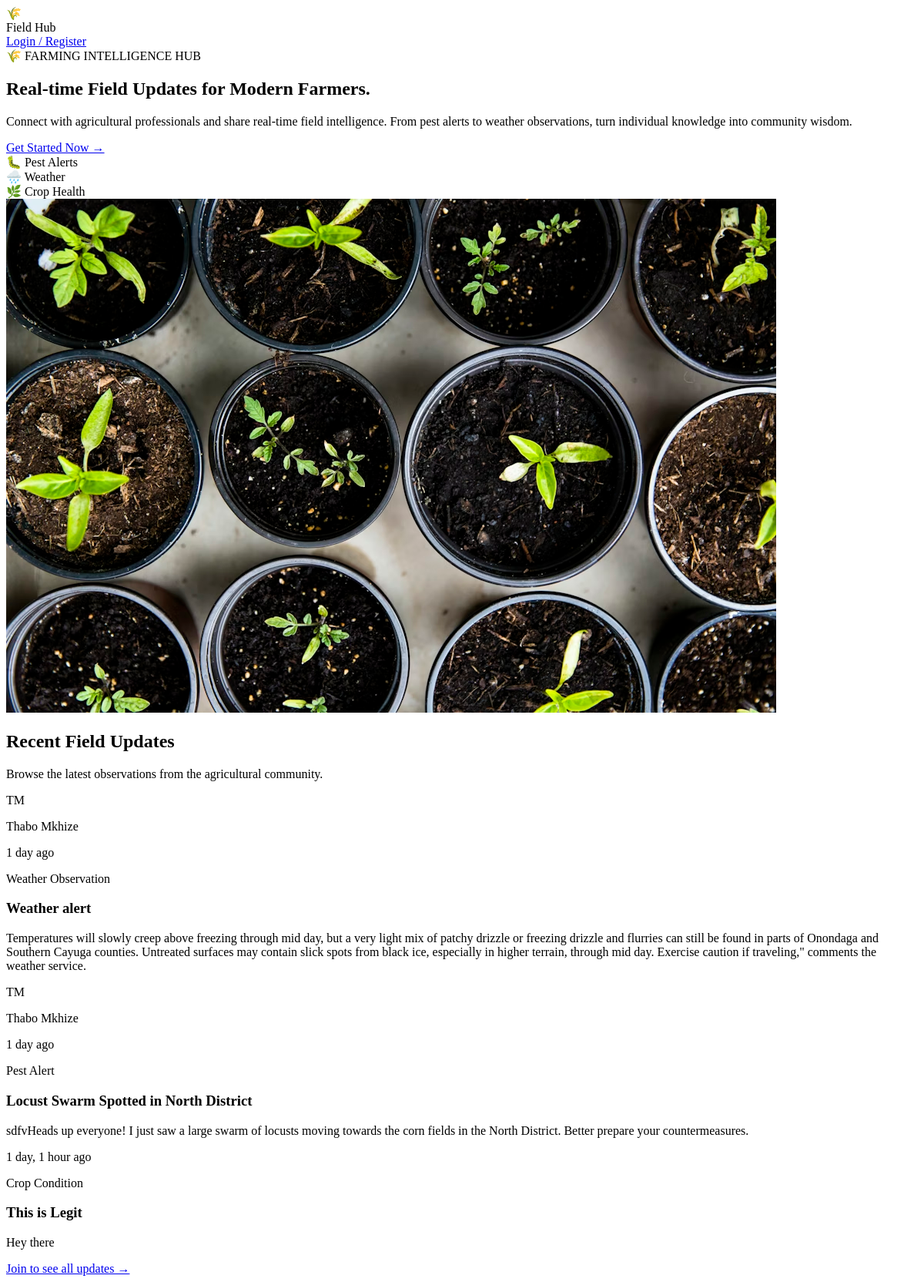
Before: / with the older database file.
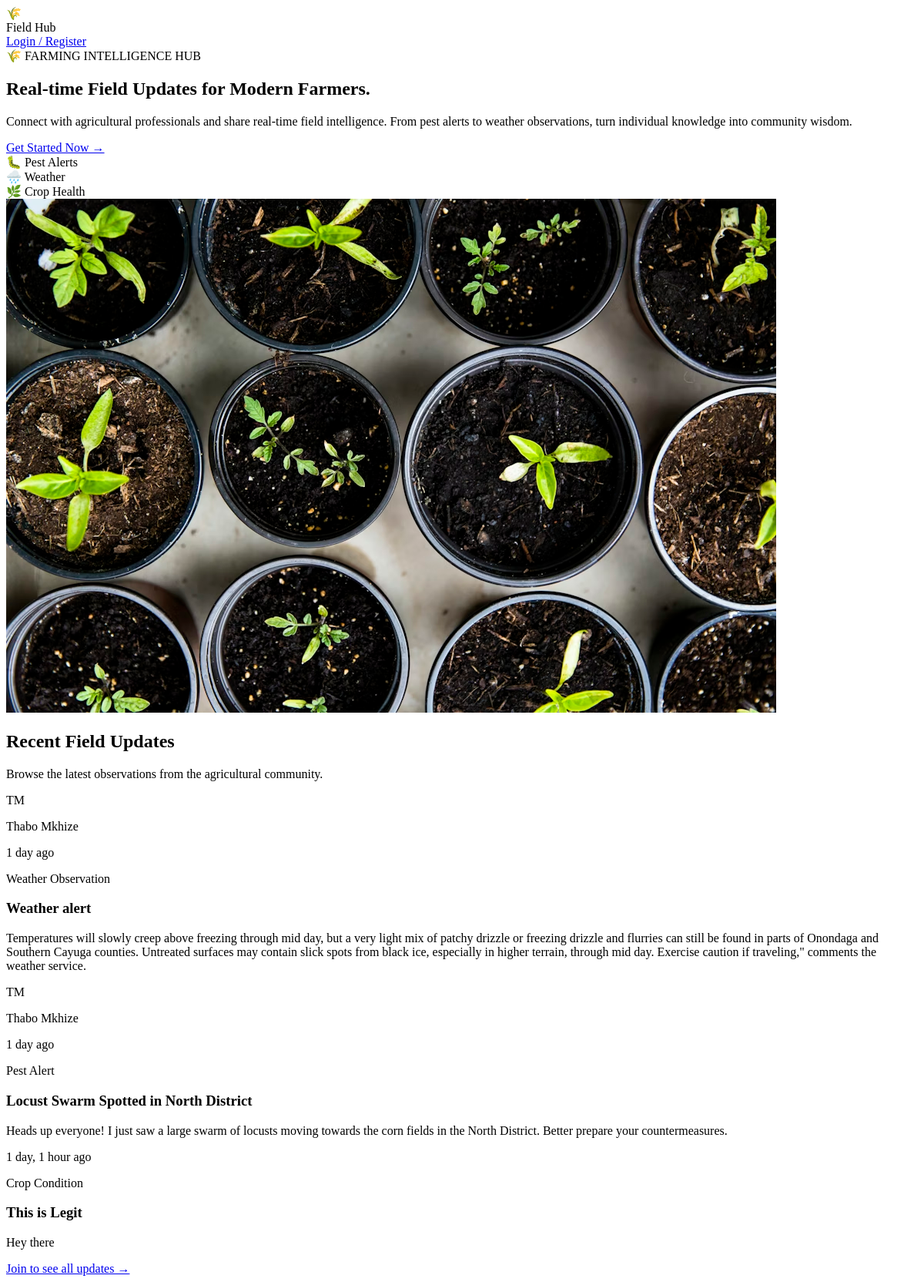
After: the same page with the newer database file.
### core/models.py (models this page shows, shortened)
class FieldUpdate(models.Model):
    CATEGORY_CHOICES = [
        ('pest_alert', 'Pest Alert'),
        ('weather', 'Weather Observation'),
        ('crop_condition', 'Crop Condition'),
        ('fertilizer', 'Fertilizer Tip'),
        ('general', 'General Insight'),
    ]
    author = models.ForeignKey(
        User,
        on_delete=models.CASCADE,
        related_name='field_updates'
    )
    title = models.CharField(max_length=200)
    message = models.TextField()
    category = models.CharField(
        max_length=20,
        choices=CATEGORY_CHOICES
    )
    image = models.ImageField(
        upload_to='post_images/',
        blank=True,
        null=True
    )
    created_at = models.DateTimeField(auto_now_add=True)

### core/views.py (the view)
# urls.py: path('', views.landing, name='landing'),
def landing(request):
    if request.user.is_authenticated:
        return redirect('feed')
    posts = FieldUpdate.objects.all().order_by('-created_at')[:3]
    return render(request, 'landing.html', {'posts': posts})

### core/templates/landing.html (shortened to what this page needs)
{% extends 'base_auth.html' %}
{% block content %}
<nav class="sticky top-0 z-50 bg-white/50 backdrop-blur-md border-b border-gray-200 px-8 py-4">
  <div class="max-w-6xl mx-auto flex items-center justify-between">
    <div class="flex items-center gap-2">
      <div class="w-8 h-8 bg-green-500 rounded-lg flex items-center justify-center text-white font-bold text-sm">🌾</div>
      <span class="font-bold text-gray-800">Field <span class="text-green-600">Hub</span></span>
    </div>
    <a href="{% url 'login' %}" class="px-5 py-2 bg-green-600 hover:bg-green-500 text-white text-sm font-semibold rounded-lg transition">
      Login / Register
    </a>
  </div>
</nav>
<section class="max-w-6xl mx-auto px-8 py-16 flex items-center gap-12">
  <div class="flex-1">
    <span class="inline-flex items-center gap-2 text-xs font-semibold text-green-700 bg-green-50 border border-green-200 px-3 py-1 rounded-full mb-6">
      🌾 FARMING INTELLIGENCE HUB
    </span>
    <h1 class="text-5xl font-black text-gray-900 leading-tight mb-4">
      Real-time <span class="text-green-600 italic">Field Updates</span> for Modern Farmers.
    </h1>
    <p class="text-gray-500 text-lg mb-8">
      Connect with agricultural professionals and share real-time field intelligence. From pest alerts to weather observations, turn individual knowledge into community wisdom.
    </p>
    <a href="{% url 'register' %}" class="inline-flex items-center gap-2 bg-green-600 hover:bg-green-500 text-white font-semibold px-6 py-3 rounded-lg transition">
      Get Started Now →
    </a>
    <div class="flex gap-8 mt-10">
      <div class="flex items-center gap-2 text-sm text-gray-600">🐛 <span>Pest Alerts</span></div>
      <div class="flex items-center gap-2 text-sm text-gray-600">🌧️ <span>Weather</span></div>
      <div class="flex items-center gap-2 text-sm text-gray-600">🌿 <span>Crop Health</span></div>
    </div>
  </div>
  <div class="flex-1 hidden md:block">
    <div class="flex-1 hidden md:block">
      <img src="{% load static %}{% static 'src/hero.jpg' %}"
        alt="Field" class="w-full h-96 object-cover rounded-2xl shadow-lg"/>
    </div>
  </div>
</section>
<section class="max-w-6xl mx-auto px-8 pb-16">
  <div class="text-center mb-6">
    <h2 class="text-2xl font-bold text-gray-800 mb-2">Recent Field Updates</h2>
    <p class="text-gray-500 text-sm">Browse the latest observations from the agricultural community.</p>
  </div>
  <div class="flex flex-col gap-4 max-w-2xl mx-auto">
    {% for post in posts %}
    <div class="bg-white border border-gray-200 rounded-xl p-5 shadow-sm">
      <div class="flex items-center justify-between mb-3">
        <div class="flex items-center gap-2">
          <div class="w-8 h-8 bg-green-600 rounded-full flex items-center justify-center text-white text-xs font-bold">
            {{ post.author.first_name|first|upper }}{{ post.author.last_name|first|upper }}
          </div>
          <div>
            <p class="text-sm font-semibold text-gray-800">{{ post.author.get_full_name }}</p>
            <p class="text-xs text-gray-400">{{ post.created_at|timesince }} ago</p>
          </div>
        </div>
        <span class="text-xs px-2 py-1 rounded-full bg-green-50 text-green-700 border border-green-200">
          {{ post.get_category_display }}
        </span>
      </div>
      <h3 class="font-bold text-green-700 mb-2">{{ post.title }}</h3>
      <p class="text-sm text-gray-500">{{ post.message }}</p>
    </div>
    {% endfor %}
  </div>
  <div class="text-center mt-8">
    <a href="{% url 'register' %}" class="inline-flex items-center gap-2 bg-green-600 hover:bg-green-500 text-white font-semibold px-6 py-3 rounded-lg transition text-sm">
      Join to see all updates →
    </a>
  </div>
</section>
{% endblock %}

Changed rows visible on the page:
changed FieldUpdate "Locust Swarm Spotted in North District": message "sdfvHeads up everyone! I just saw a large swarm of locusts moving towards the corn fields in the North District. Better prepare your countermeasures." → "Heads up everyone! I just saw a large swarm of locusts moving towards the corn fields in the North District. Better prepare your countermeasures."
